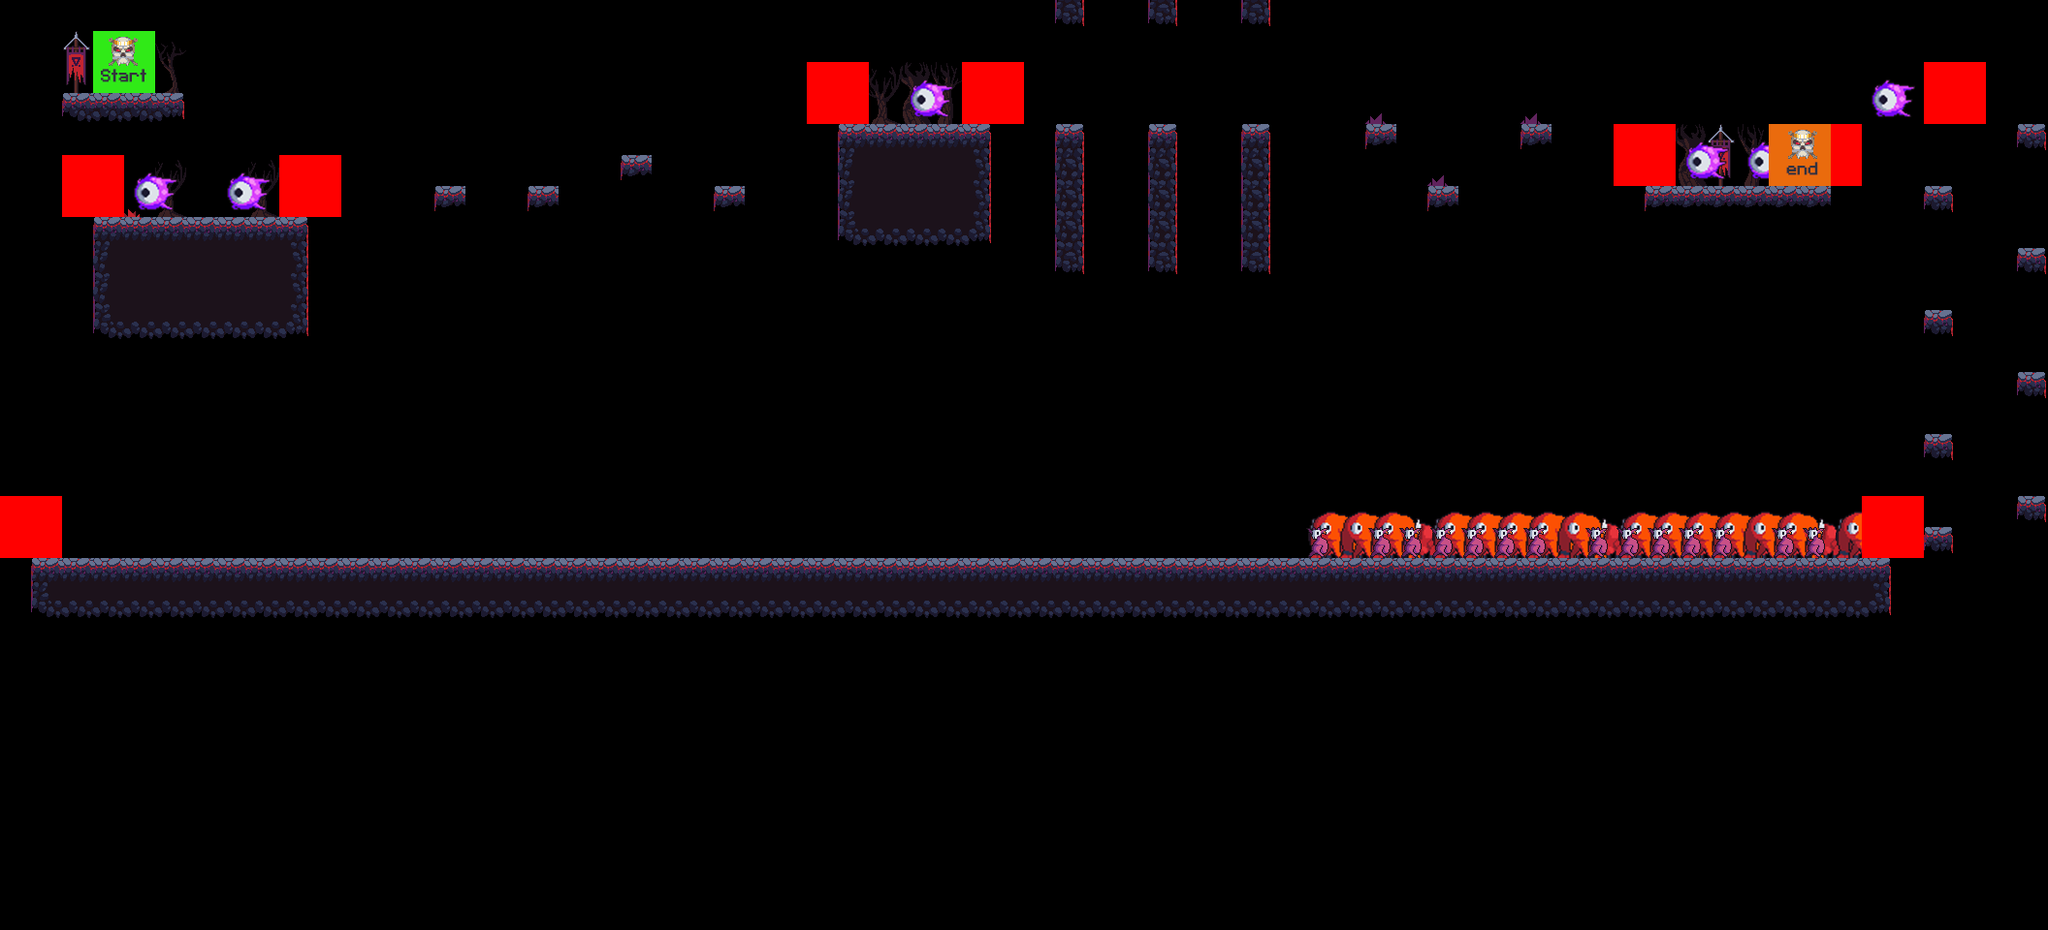

This game map was drawn from its Tiled (.tmx) file and the tilesets committed beside it. A one-line description and the trimmed map source follow:
An orthogonal 66x30 tile map with 32x32 px tiles, 15 tile layers (terrain, trees, trees1, trees2, ...), 13 tilesets.

<map version="1.5" tiledversion="1.7.2" orientation="orthogonal" renderorder="right-down" width="66" height="30" tilewidth="32" tileheight="32" infinite="0" nextlayerid="18" nextobjectid="1">
 <editorsettings>
  <export target="3/level3.csv" format="csv" />
 </editorsettings>
 <tileset firstgid="1" source="../tilesets/tree1.tsx" />
 <tileset firstgid="2" source="../tilesets/trees.tsx" />
 <tileset firstgid="6" source="../tilesets/coins.tsx" />
 <tileset firstgid="7" source="../tilesets/terrain_files.tsx" />
 <tileset firstgid="52" source="../tilesets/setup_tiles.tsx" />
 <tileset firstgid="54" source="../tilesets/Flag.tsx" />
 <tileset firstgid="55" source="../tilesets/grass1.tsx" />
 <tileset firstgid="56" source="../tilesets/grass2.tsx" />
 <tileset firstgid="57" source="../tilesets/enemy1.tsx" />
 <tileset firstgid="59" source="../tilesets/enemy2.tsx" />
 <tileset firstgid="61" source="../tilesets/enemy3.tsx" />
 <tileset firstgid="63" source="../tilesets/enemy4.tsx" />
 <tileset firstgid="64" source="../tilesets/enemy5.tsx" />
 <layer id="1" name="terrain" width="66" height="30">
  <data>[1980 cells, 212 non-empty, 18 distinct tile ids]</data>
 </layer>
 <layer id="2" name="trees" width="66" height="30">
  <data>[1980 cells, 3 non-empty, 1 distinct tile ids]</data>
 </layer>
 <layer id="3" name="trees1" width="66" height="30">
  <data>[1980 cells, 3 non-empty, 1 distinct tile ids]</data>
 </layer>
 <layer id="4" name="trees2" width="66" height="30">
  <data>[1980 cells, 2 non-empty, 1 distinct tile ids]</data>
 </layer>
 <layer id="5" name="trees3" width="66" height="30">
  <data>[1980 cells, 2 non-empty, 1 distinct tile ids]</data>
 </layer>
 <layer id="8" name="flag" width="66" height="30">
  <data>[1980 cells, 4 non-empty, 1 distinct tile ids]</data>
 </layer>
 <layer id="9" name="grass" width="66" height="30">
  <data>[1980 cells, 3 non-empty, 1 distinct tile ids]</data>
 </layer>
 <layer id="10" name="grass1" width="66" height="30">
  <data>[1980 cells, 4 non-empty, 1 distinct tile ids]</data>
 </layer>
 <layer id="11" name="enemies" width="66" height="30">
  <data>[1980 cells, 6 non-empty, 1 distinct tile ids]</data>
 </layer>
 <layer id="12" name="enemies1" width="66" height="30">
  <data>[1980 cells, 18 non-empty, 1 distinct tile ids]</data>
 </layer>
 <layer id="13" name="enemies2" width="66" height="30">
  <data>[1980 cells, 15 non-empty, 1 distinct tile ids]</data>
 </layer>
 <layer id="16" name="enemies3" width="66" height="30">
  <data>[1980 cells, 14 non-empty, 1 distinct tile ids]</data>
 </layer>
 <layer id="17" name="enemies4" width="66" height="30">
  <data>[1980 cells, 0 non-empty, 0 distinct tile ids]</data>
 </layer>
 <layer id="14" name="constraints" width="66" height="30">
  <data>[1980 cells, 9 non-empty, 2 distinct tile ids]</data>
 </layer>
 <layer id="7" name="player" width="66" height="30">
  <data>[1980 cells, 2 non-empty, 2 distinct tile ids]</data>
 </layer>
</map>
